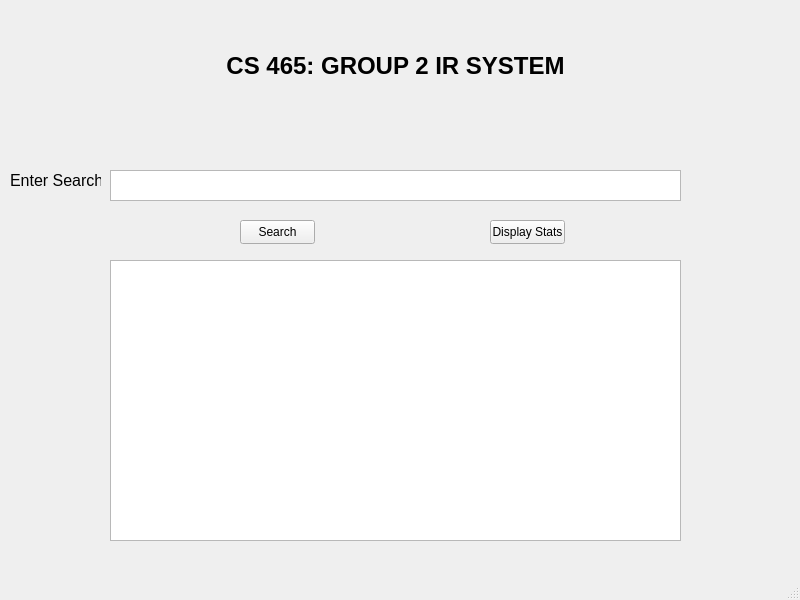
<?xml version="1.0" encoding="UTF-8"?>
<ui version="4.0">
 <class>MainWindow</class>
 <widget class="QMainWindow" name="MainWindow">
  <property name="geometry">
   <rect>
    <x>0</x>
    <y>0</y>
    <width>800</width>
    <height>600</height>
   </rect>
  </property>
  <property name="windowTitle">
   <string>MainWindow</string>
  </property>
  <widget class="QWidget" name="centralwidget">
   <widget class="QTextEdit" name="searchBox">
    <property name="geometry">
     <rect>
      <x>110</x>
      <y>170</y>
      <width>571</width>
      <height>31</height>
     </rect>
    </property>
   </widget>
   <widget class="QLabel" name="label">
    <property name="geometry">
     <rect>
      <x>10</x>
      <y>170</y>
      <width>91</width>
      <height>21</height>
     </rect>
    </property>
    <property name="font">
     <font>
      <pointsize>12</pointsize>
     </font>
    </property>
    <property name="text">
     <string>Enter Search:</string>
    </property>
   </widget>
   <widget class="QPushButton" name="searchButton">
    <property name="geometry">
     <rect>
      <x>240</x>
      <y>220</y>
      <width>75</width>
      <height>24</height>
     </rect>
    </property>
    <property name="text">
     <string>Search</string>
    </property>
   </widget>
   <widget class="QLabel" name="label_2">
    <property name="geometry">
     <rect>
      <x>0</x>
      <y>30</y>
      <width>791</width>
      <height>71</height>
     </rect>
    </property>
    <property name="font">
     <font>
      <pointsize>18</pointsize>
      <bold>true</bold>
     </font>
    </property>
    <property name="text">
     <string>CS 465: GROUP 2 IR SYSTEM</string>
    </property>
    <property name="alignment">
     <set>Qt::AlignCenter</set>
    </property>
   </widget>
   <widget class="QTextEdit" name="OUTPUTBOX">
    <property name="geometry">
     <rect>
      <x>110</x>
      <y>260</y>
      <width>571</width>
      <height>281</height>
     </rect>
    </property>
   </widget>
   <widget class="QPushButton" name="statsButton">
    <property name="geometry">
     <rect>
      <x>490</x>
      <y>220</y>
      <width>75</width>
      <height>24</height>
     </rect>
    </property>
    <property name="text">
     <string>Display Stats</string>
    </property>
   </widget>
  </widget>
  <widget class="QMenuBar" name="menubar">
   <property name="geometry">
    <rect>
     <x>0</x>
     <y>0</y>
     <width>800</width>
     <height>22</height>
    </rect>
   </property>
  </widget>
  <widget class="QStatusBar" name="statusbar"/>
 </widget>
 <resources/>
 <connections/>
</ui>
